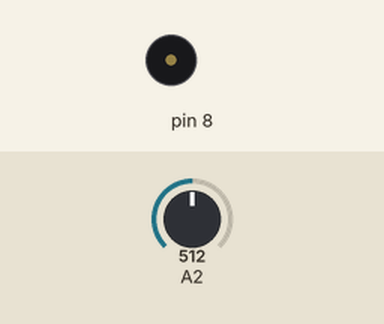
A sketch run on a simulated Arduino Uno, built with avr-gcc and run on an emulated ATmega328P. Parts: buzzer (waves = sounding). The test bench sets the inputs (shaded band); at power-on: A2 = 512. What the sketch prints to the serial monitor is not drawn.

Above: at 0.5 s.
Timing chart, 0 to 3.0 s (numbered marks = the images above):
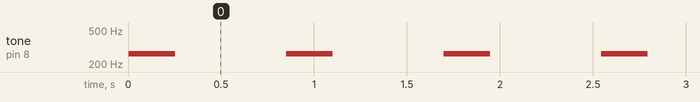

Measured:
- by itself, tone on pin 8: alternates 262 Hz for 0.25 s and silent for 0.60 s

The sketch:

EMGAnalysisV1.ino
```cpp
#include "pitches.h" // header file containing the musical notes

void setup() {
  Serial.begin(115200);
}

float c;
int d;  // This variable is used to have some data in the serial port, it can be used for analyzing the signal with a virtual oscilloscope to check for the response of the system.

float ReadInput() {
  float x = analogRead(A2);
  c = (x * 5) / 1023; //Compensate for the gain of the hardware circuit.
  return c;
}

// The following function takes the average of the maximum values that are being read in. The number of maximums used for the average is dependent on the "counter" variable.
// To determine each maximum value used for the average, a total of 10 samples are taken and compared to one another. The maximum is retained and after a total of "counter" number of passes, the accumulated value is
// averaged by the number of "counter".
float FindAverageOfMax(float inputVals) {
  float val = 0, maxval = 0, counter = 3, avgval = 0;
  for (int j = 0; j < counter; j++) {
    for (int i = 0; i < 10; i++) {
      val = ReadInput();
      if (maxval < val) {
        maxval = val;
      }
    }
    avgval += maxval; /// addition of the determined max value of current pass, to the sum of past ones.
  }
  avgval = avgval / counter; // is the average maximum value, which will be passed.
  return avgval;
}

// The following function receives the computed value of the maximum of averages which has been determined in the FindAverageOfMax function.
// This value is then being categorized into one of the different value brackets, causing a music tone based on the bracket it was categorized to.
// Whitin each bracket the tone function is called and a hard coded music note is then played for a set amount before being turned off again.
int Output(float avgval) {
  float noise = 2.29;
  if (avgval < noise) {
    d = 0;
    tone(8,NOTE_C4,250);
    delay(300);
    noTone(8);
  }
  else if (avgval >= noise && avgval <= 2.3) {
    d = 1;
    tone(8,NOTE_D4,250);
    delay(300);
    noTone(8);
  }
  else if (avgval <= 2.4 && avgval > 2.3) {
    d = 2;
    tone(8,NOTE_E4,250);
    delay(300);
    noTone(8);
  }
  else if (avgval <= 2.5 && avgval > 2.4) {
    tone(8,NOTE_F4,250);
    delay(300);
    noTone(8);
  }
  else {
    tone(8,NOTE_C4,250);
    delay(300);
    noTone(8);
  }
  return d;
}

void loop() {
  float noise,avgval;
  int z;
  avgval = FindAverageOfMax(ReadInput());
  z = Output(avgval);
  for (int  k= 0; k < 500; k++) {  // This loop is mainly used for the analysis and debugging of the system through the serial port.
    Serial.print(z);
    Serial.println();
    delay(1);}
}
```

pitches.h
```cpp
/*************************************************
  * Public Constants
  *************************************************/

#define NOTE_B0  31
#define NOTE_C1  33
#define NOTE_CS1 35
#define NOTE_D1  37
#define NOTE_DS1 39
#define NOTE_E1  41
#define NOTE_F1  44
#define NOTE_FS1 46
#define NOTE_G1  49
#define NOTE_GS1 52
#define NOTE_A1  55
#define NOTE_AS1 58
#define NOTE_B1  62
#define NOTE_C2  65
#define NOTE_CS2 69
#define NOTE_D2  73
#define NOTE_DS2 78
#define NOTE_E2  82
#define NOTE_F2  87
#define NOTE_FS2 93
#define NOTE_G2  98
#define NOTE_GS2 104
#define NOTE_A2  110
#define NOTE_AS2 117
#define NOTE_B2  123
#define NOTE_C3  131
#define NOTE_CS3 139
#define NOTE_D3  147
#define NOTE_DS3 156
#define NOTE_E3  165
#define NOTE_F3  175
#define NOTE_FS3 185
#define NOTE_G3  196
#define NOTE_GS3 208
#define NOTE_A3  220
#define NOTE_AS3 233
#define NOTE_B3  247
#define NOTE_C4  262
#define NOTE_CS4 277
#define NOTE_D4  294
#define NOTE_DS4 311
#define NOTE_E4  330
#define NOTE_F4  349
#define NOTE_FS4 370
#define NOTE_G4  392
#define NOTE_GS4 415
#define NOTE_A4  440
#define NOTE_AS4 466
#define NOTE_B4  494
#define NOTE_C5  523
#define NOTE_CS5 554
#define NOTE_D5  587
#define NOTE_DS5 622
#define NOTE_E5  659
#define NOTE_F5  698
#define NOTE_FS5 740
#define NOTE_G5  784
#define NOTE_GS5 831
#define NOTE_A5  880
#define NOTE_AS5 932
#define NOTE_B5  988
#define NOTE_C6  1047
#define NOTE_CS6 1109
#define NOTE_D6  1175
#define NOTE_DS6 1245
#define NOTE_E6  1319
#define NOTE_F6  1397
#define NOTE_FS6 1480
#define NOTE_G6  1568
#define NOTE_GS6 1661
#define NOTE_A6  1760
#define NOTE_AS6 1865
#define NOTE_B6  1976
#define NOTE_C7  2093
#define NOTE_CS7 2217
#define NOTE_D7  2349
#define NOTE_DS7 2489
#define NOTE_E7  2637
#define NOTE_F7  2794
#define NOTE_FS7 2960
#define NOTE_G7  3136
#define NOTE_GS7 3322
#define NOTE_A7  3520
#define NOTE_AS7 3729
#define NOTE_B7  3951
#define NOTE_C8  4186
#define NOTE_CS8 4435
#define NOTE_D8  4699
#define NOTE_DS8 4978
```
